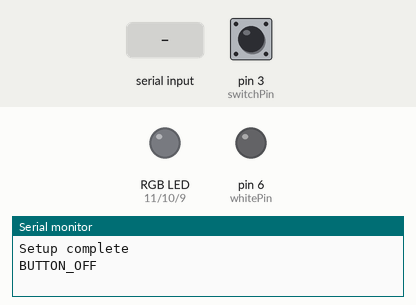
Simulated run of this sketch. Board: Arduino Uno, built with avr-gcc and run on an emulated ATmega328P. Parts: an RGB LED mixed from three pins (HIGH = lit), output pins drawn as LEDs (lit = HIGH), the last lines printed to the serial monitor. The inputs (shaded band) are chosen by the test bench; at power-on: pin 3 (switchPin) HIGH.

Above: at 1.2 s.
1.3 s: "DISCONNECTED\n" received over Serial
4.3 s: "DISCONNECTED 1\n" received over Serial
At 5.7 s:
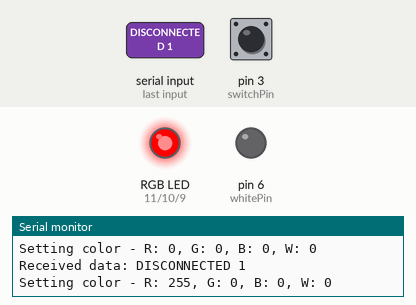
7.3 s: pin 3 (switchPin) pulled LOW for 1 s
At 8.1 s:
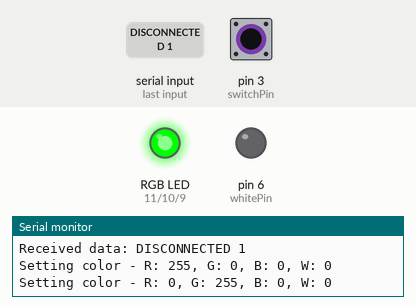
9.8 s: pin 3 (switchPin) pulled LOW for 3.2 s
At 14.5 s:
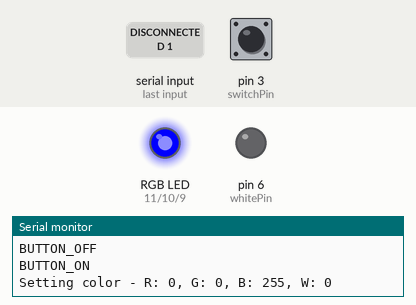
15.3 s: "CONNECTED 1\n" received over Serial
Timing chart, 0 to 18.3 s (numbered marks = the images above; inputs shaded):
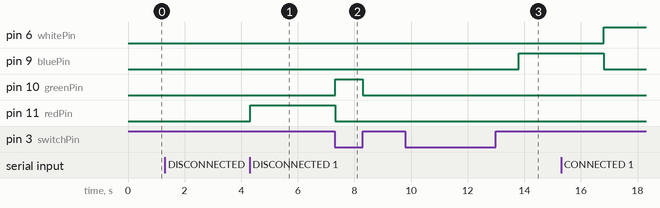

The sketch:

sterownik_rgbw_final.ino
```cpp
#include <Arduino.h> // Dołączenie biblioteki Arduino

const int redPin = 11;   // Numer pinu dla czerwonej diody LED
const int greenPin = 10; // Numer pinu dla zielonej diody LED
const int bluePin = 9;   // Numer pinu dla niebieskiej diody LED
const int whitePin = 6;  // Numer pinu dla białej diody LED
const int switchPin = 3; // Numer pinu dla przycisku

bool ledsOn = false; // Zmienna przechowująca stan diod LED (włączone/wyłączone)
int lastRed = 0, lastGreen = 0, lastBlue = 0, lastWhite = 0; // Ostatnie ustawienia kolorów
int lastBrightness = 100; // Ostatnia ustawiona jasność

bool lastButtonState = HIGH; // Poprzedni stan przycisku
bool isBluetoothConnected = false; // Czy Bluetooth jest połączony
bool isBluetoothOverrideActive = false; // Czy Bluetooth nadpisuje ustawienia
unsigned long lastChangeTime = 0; // Czas ostatniej zmiany koloru

unsigned long buttonPressTime = 0; // Czas naciśnięcia przycisku
const unsigned long debounceTime = 1000; // Czas eliminacji drgań styków (debounce)

void setup() {
  pinMode(redPin, OUTPUT);   // Ustawienie pinu czerwonej diody jako wyjście
  pinMode(greenPin, OUTPUT); // Ustawienie pinu zielonej diody jako wyjście
  pinMode(bluePin, OUTPUT);  // Ustawienie pinu niebieskiej diody jako wyjście
  pinMode(whitePin, OUTPUT); // Ustawienie pinu białej diody jako wyjście
  pinMode(switchPin, INPUT_PULLUP); // Ustawienie pinu przycisku jako wejście z podciąganiem

  setColor(0, 0, 0, 0); // Wyłączenie wszystkich diod LED

  Serial.begin(9600); // Inicjalizacja komunikacji szeregowej
  Serial.println("Setup complete"); // Informacja o zakończeniu konfiguracji Bluetooth
  Serial.println(ledsOn ? "BUTTON_ON" : "BUTTON_OFF"); // Status LED-ów i przycisku
}

void loop() {
  bool currentButtonState = digitalRead(switchPin); // Odczytanie stanu przycisku

  if (currentButtonState == LOW) { // Jeśli przycisk jest wciśnięty
    if (buttonPressTime == 0) {
      buttonPressTime = millis(); // Zapisanie czasu wciśnięcia
    } else if (millis() - buttonPressTime >= debounceTime) {
      if (lastButtonState == HIGH) {
        ledsOn = !ledsOn; // Przełączanie stanu diod LED
        if (ledsOn) {
          if (isBluetoothConnected && isBluetoothOverrideActive) {
            setColor(lastRed, lastGreen, lastBlue, lastWhite); // Ustawienie ostatniego koloru z Bluetooth
          } else {
            lastChangeTime = millis(); // Aktualizacja czasu ostatniej zmiany
          }
        } else {
          setColor(0, 0, 0, 0); // Wyłączenie diod LED
        }
        Serial.println(ledsOn ? "BUTTON_ON" : "BUTTON_OFF"); // Status LED-ów i przycisku
        delay(50); // Krótkie opóźnienie dla stabilności
      }
      lastButtonState = currentButtonState; // Aktualizacja stanu przycisku
    }
  } else {
    buttonPressTime = 0; // Resetowanie czasu wciśnięcia
    lastButtonState = currentButtonState; // Aktualizacja stanu przycisku
  }

  if (Serial.available() > 0) { // Jeśli są dane do odczytania z Bluetooth
    String incomingData = Serial.readStringUntil('\n'); // Odczyt danych do znaku nowej linii
    Serial.print("Received data: "); // Wyświetlanie informacji o otrzymanych danych
    Serial.println(incomingData); // Informacja o odebranych danych
    handleBluetooth(incomingData); // Przetwarzanie odebranych danych
  }

  if (!isBluetoothConnected && ledsOn && millis() - lastChangeTime >= 3000 && !isBluetoothOverrideActive) {
    changeColor(); // Zmiana koloru co 3 sekundy, jeśli Bluetooth nie jest połączony
    lastChangeTime = millis(); // Aktualizacja czasu ostatniej zmiany
  }

  if (isBluetoothConnected && !isBluetoothOverrideActive) {
    setColor(0, 0, 0, 0); // Wyłączenie diod LED, jeśli Bluetooth jest połączony, ale nie nadpisuje ustawień
  }
}

void handleBluetooth(String data) {
  if (data == "DISCONNECTED") {
    isBluetoothConnected = false; // Ustawienie flagi rozłączenia Bluetooth
    isBluetoothOverrideActive = false; // Dezaktywacja nadpisywania przez Bluetooth
    ledsOn = true; // Włączenie diod LED
    setColor(0, 0, 0, 0); // Wyłączenie diod LED (przygotowanie do automatycznej zmiany kolorów)
    lastChangeTime = millis(); // Aktualizacja czasu ostatniej zmiany
  } else if (data == "CONNECTED") {
    isBluetoothConnected = true; // Ustawienie flagi połączenia Bluetooth
    ledsOn = false; // Wyłączenie diod LED
    setColor(0, 0, 0, 0); // Wyłączenie diod LED
    Serial.println("BUTTON_OFF"); // Przycisk nie jest załączony
  } else if (isBluetoothConnected) {
    isBluetoothOverrideActive = true; // Aktywacja nadpisywania przez Bluetooth
    parseAndSetColor(data); // Parsowanie danych i ustawienie koloru
  }
}

void parseAndSetColor(String data) {
  int red = 0, green = 0, blue = 0, white = 0, brightness = 100; // Inicjalizacja zmiennych kolorów i jasności
  String values[5]; // Tablica do przechowywania wartości z danych
  int index = 0;

  while (data.length() > 0 && index < 5) {
    int spaceIndex = data.indexOf(' '); // Znalezienie pozycji spacji
    if (spaceIndex == -1) {
      values[index++] = data; // Przypisanie ostatniej wartości
      break;
    } else {
      values[index++] = data.substring(0, spaceIndex); // Przypisanie wartości przed spacją
      data = data.substring(spaceIndex + 1); // Usunięcie przetworzonej części danych
    }
  }

  if (index > 0) red = constrain(values[0].toInt(), 0, 255); // Konwersja i ograniczenie wartości czerwonego
  if (index > 1) green = constrain(values[1].toInt(), 0, 255); // Konwersja i ograniczenie wartości zielonego
  if (index > 2) blue = constrain(values[2].toInt(), 0, 255); // Konwersja i ograniczenie wartości niebieskiego
  if (index > 3) white = constrain(values[3].toInt(), 0, 255); // Konwersja i ograniczenie wartości białego
  if (index > 4) brightness = constrain(values[4].toInt(), 0, 100); // Konwersja i ograniczenie jasności

  red = map(red * brightness / 100, 0, 255, 0, 255); // Skalowanie czerwonego z uwzględnieniem jasności
  green = map(green * brightness / 100, 0, 255, 0, 255); // Skalowanie zielonego z uwzględnieniem jasności
  blue = map(blue * brightness / 100, 0, 255, 0, 255); // Skalowanie niebieskiego z uwzględnieniem jasności
  white = map(white * brightness / 100, 0, 255, 0, 255); // Skalowanie białego z uwzględnieniem jasności

  lastRed = red; // Zapisanie ostatniej wartości czerwonego
  lastGreen = green; // Zapisanie ostatniej wartości zielonego
  lastBlue = blue; // Zapisanie ostatniej wartości niebieskiego
  lastWhite = white; // Zapisanie ostatniej wartości białego
  lastBrightness = brightness; // Zapisanie ostatniej jasności

  ledsOn = true; // Włączenie diod LED
  setColor(red, green, blue, white); // Ustawienie koloru diod LED
  Serial.println("BUTTON_ON"); // Przycisk jest załączony
}

void setColor(int red, int green, int blue, int white) {
  analogWrite(redPin, constrain(red, 0, 255)); // Ustawienie jasności czerwonej diody
  analogWrite(greenPin, constrain(green, 0, 255)); // Ustawienie jasności zielonej diody
  analogWrite(bluePin, constrain(blue, 0, 255)); // Ustawienie jasności niebieskiej diody
  analogWrite(whitePin, constrain(white, 0, 255)); // Ustawienie jasności białej diody

  Serial.print("Setting color - R: ");  // Wyświetlanie ustawień koloru
  Serial.print(red); // Czerwony
  Serial.print(", G: ");
  Serial.print(green); // Zielony
  Serial.print(", B: ");
  Serial.print(blue); // Niebieski
  Serial.print(", W: ");
  Serial.println(white); // Biały
}

void changeColor() {
  static int currentColorIndex = 0; // Statyczna zmienna przechowująca indeks aktualnego koloru
  int colors[4][4] = { {255, 0, 0, 0}, {0, 255, 0, 0}, {0, 0, 255, 0}, {0, 0, 0, 255} }; // Tablica predefiniowanych kolorów

  setColor(colors[currentColorIndex][0], colors[currentColorIndex][1], colors[currentColorIndex][2], colors[currentColorIndex][3]); // Ustawienie koloru z tablicy
  currentColorIndex = (currentColorIndex + 1) % 4; // Przejście do następnego koloru
}
```

Measured:
- after the input at 9.8 s, pin 9 (bluePin): LOW → HIGH after 4.0 s
